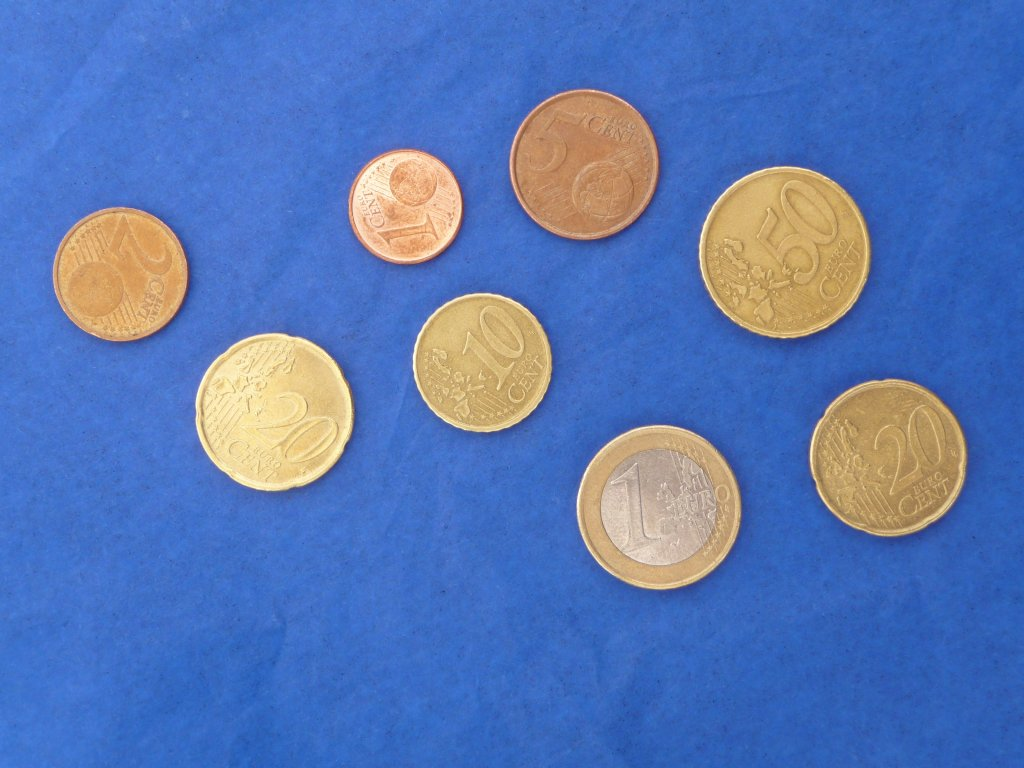
%> input picture projeto_bano/Moedas1.jpg, 1024 x 768 px
$ octave --eval "sharpness(imread('Moedas1.jpg'));"   (GNU Octave 9; MATLAB toolbox functions it lacks are replaced by stand-ins)
%> lines starting %> are read from the running program, lines starting %| are printed output that depends on the picture
function sharpness(img)
close all

% Sharpen filter
highPassFilter = 10*[-1 -1 -1; -1 8 -1; -1 -1 -1];
highPassImage = imfilter(img, highPassFilter);
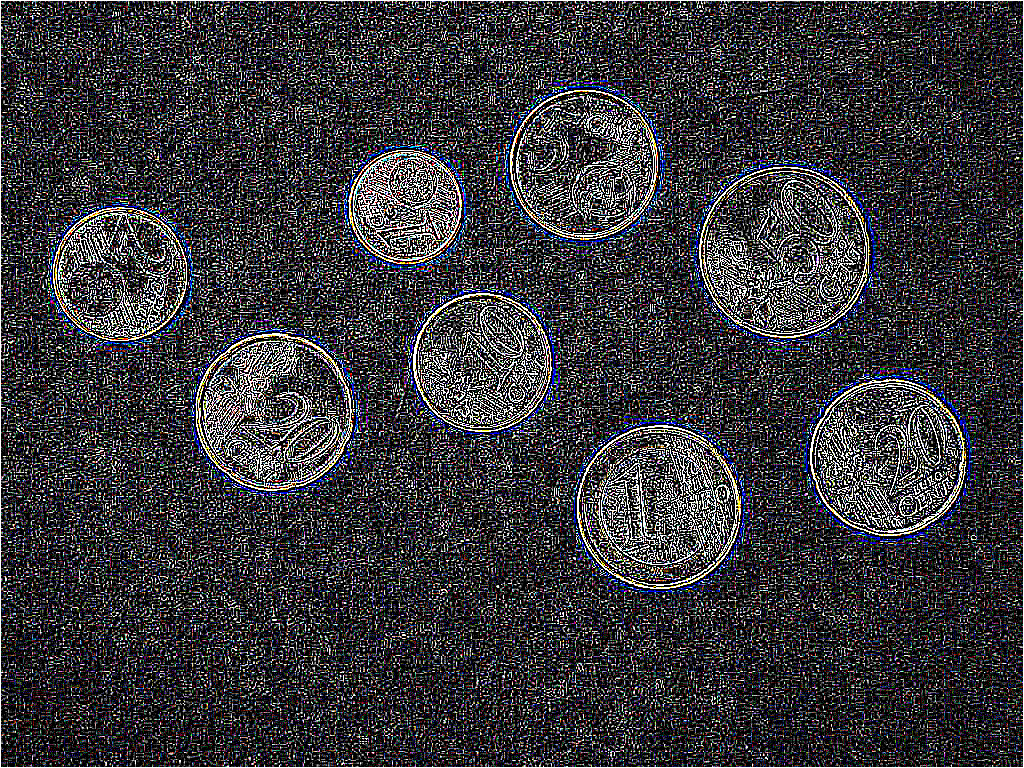
%> highPassImage: size 768x1024x3 uint8; mean R, G, B 55, 54, 57.7
imgSharpen = img + highPassImage;
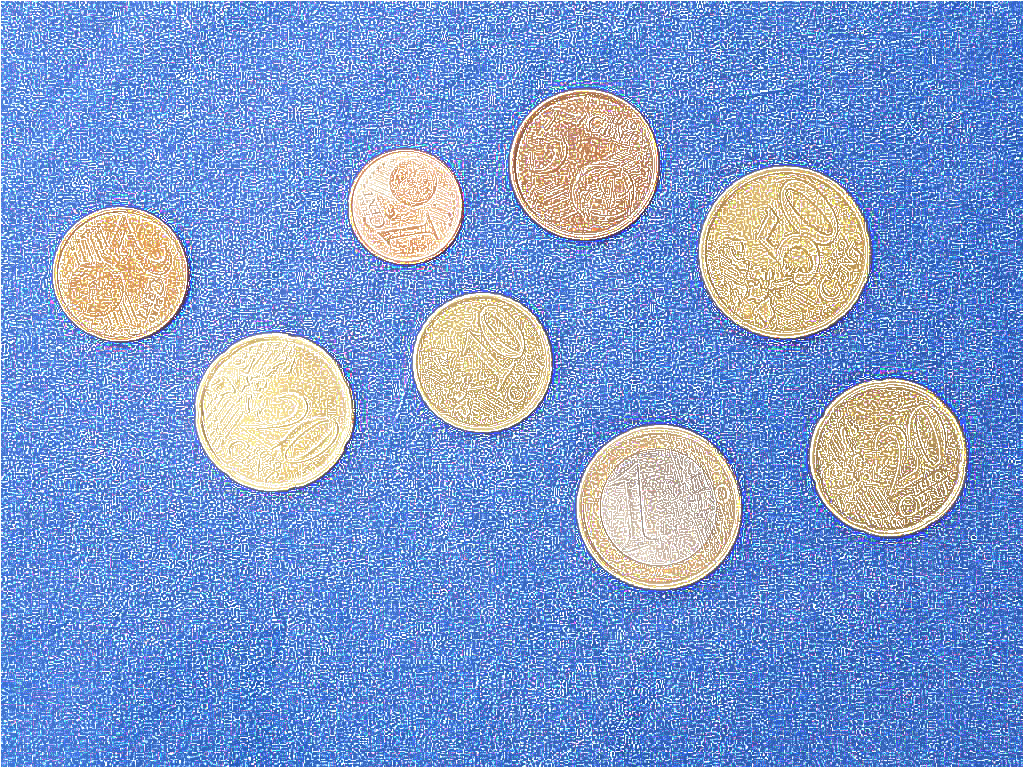
%> imgSharpen: size 768x1024x3 uint8; mean R, G, B 126.1, 156.1, 209.5
figure; imshow(imgSharpen);

$ run again, on projeto_bano/Moedas4.jpg
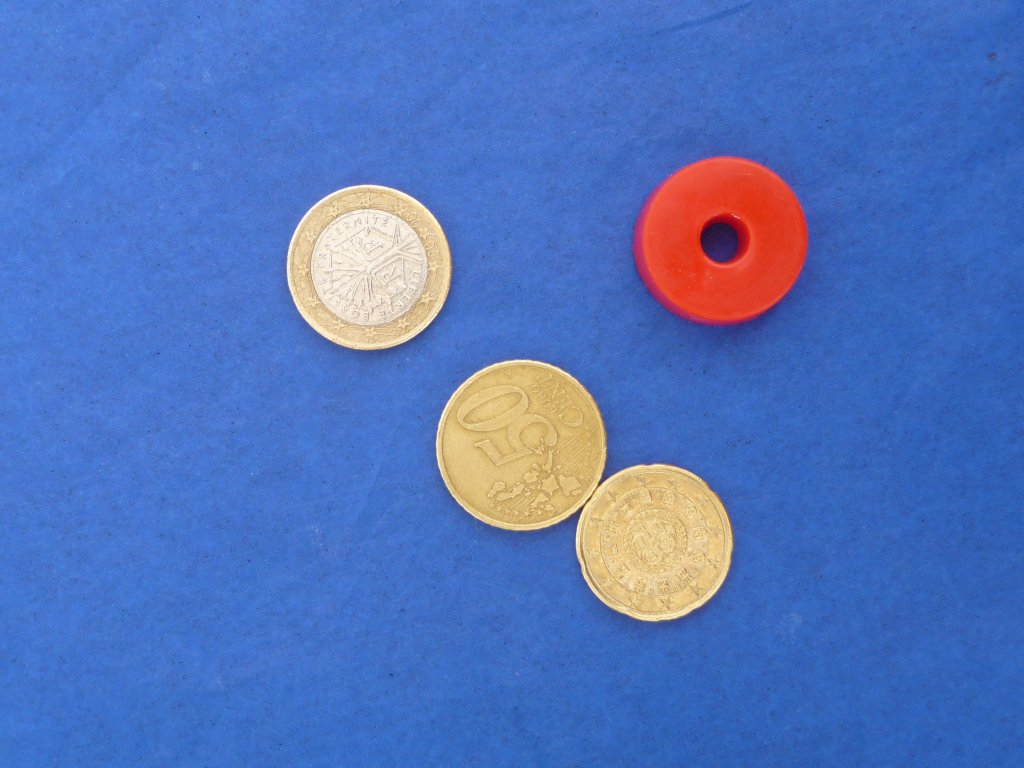
%> input picture projeto_bano/Moedas4.jpg, 1024 x 768 px
%> in sharpness, `highPassImage = imfilter(img, highPassFilter);`:
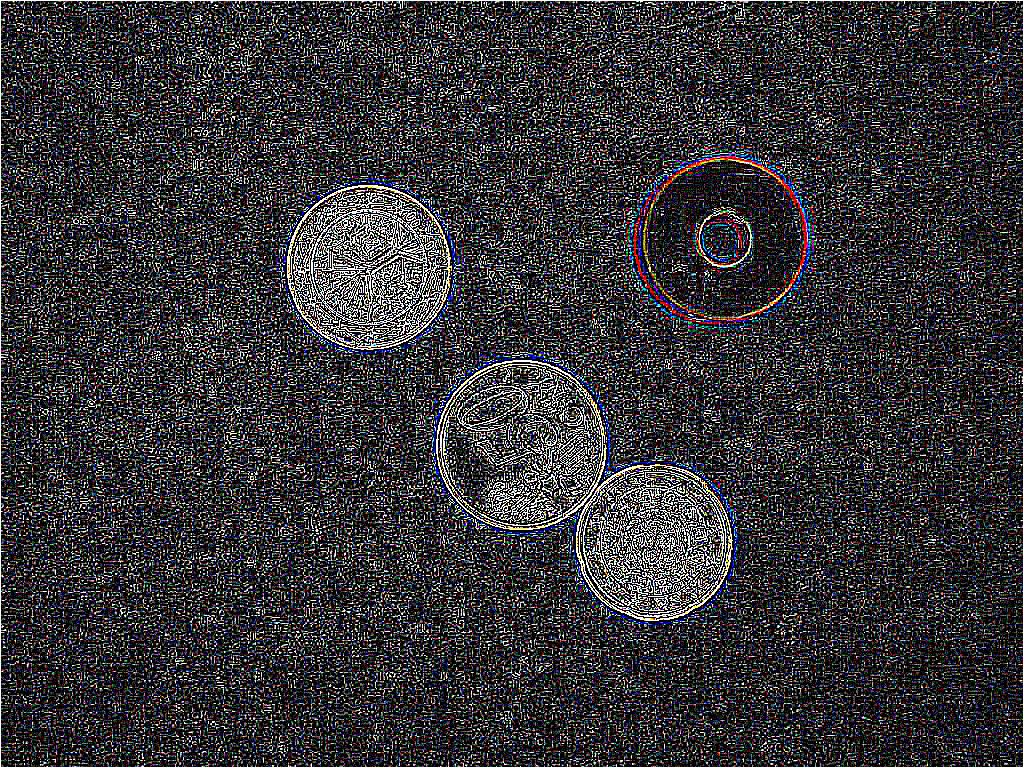
%> highPassImage: size 768x1024x3 uint8; mean R, G, B 52.9, 51.6, 54.7
%> in sharpness, `imgSharpen = img + highPassImage;`:
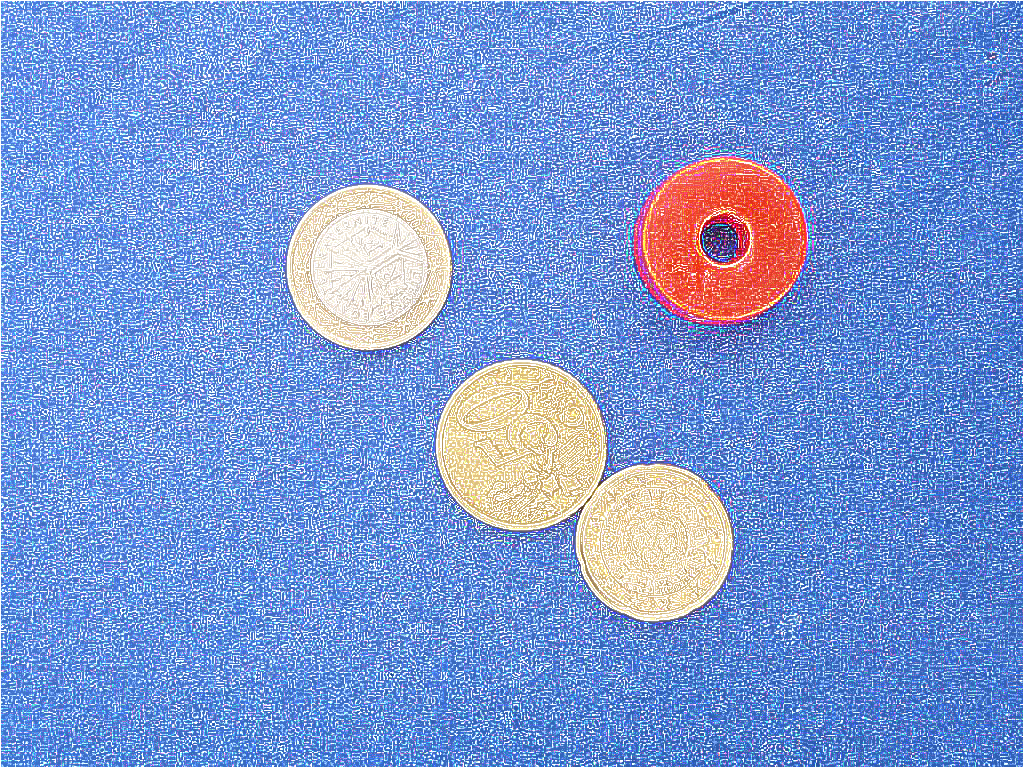
%> imgSharpen: size 768x1024x3 uint8; mean R, G, B 122.7, 153.4, 213.1
